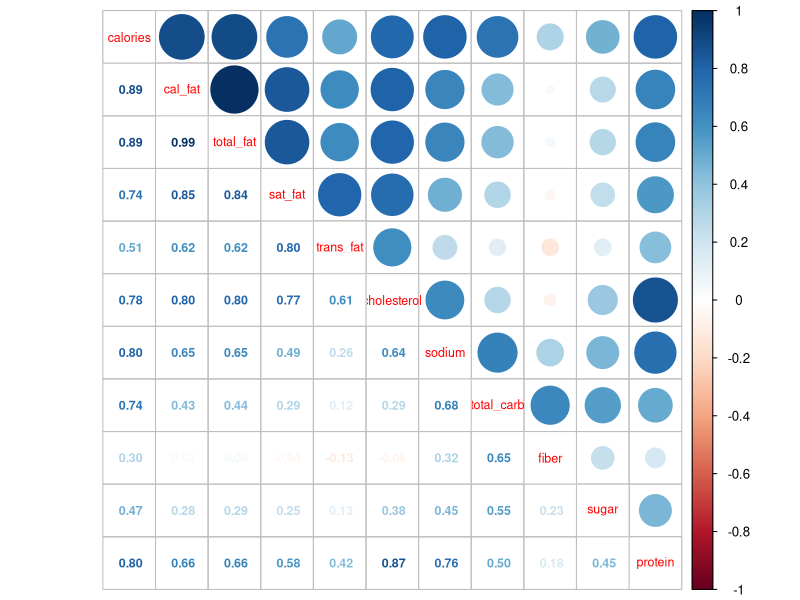
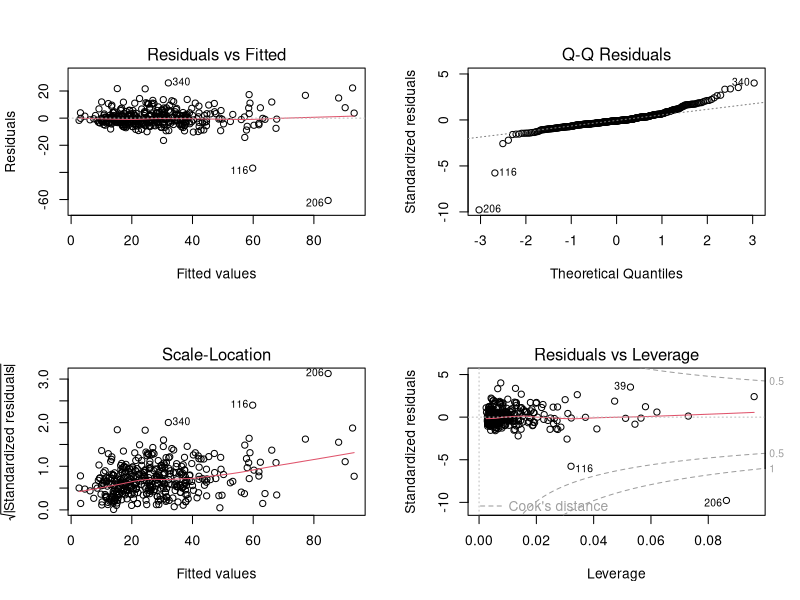

Reproduce these figures in R, in order.
#Učitavanje dataseta
data <- read.csv("fastfood.csv", stringsAsFactors = FALSE)
summary(data)
str(data)

#KREIRANJE PODSKUPA PODATAKA koji sadrži proizvode čije ukupne masti su <= 125
data.subset <- subset(data, data$total_fat <= 125)

#PROVERA NEDOSTAJUĆIH VREDNOSTI (NA,“-”, ” ”, ””)
apply(data.subset, MARGIN = 2, FUN = function(x) length(which(is.na(x))))
#Atributi cal_fat(1), fiber(12), protein(2) i calcium(209) imaju nedostajuće(NA) vrednosti.

apply(data.subset, MARGIN = 2, FUN = function(x) length(which(x == "-" | x == " " | x == "")))
#Atribut restaurant(3) ima nedostajuće vrednosti.

#ZAMENA NEDOSTAJUĆIH VREDNOSTI
column.with.na<-c(4,11,13,14)
apply(data.subset[,column.with.na],MARGIN = 2, FUN = function(x) shapiro.test(x))
#Svi atributi koji imaju NA vrednosti nemaju normalnu raspodelu. 
#S obzirom da atributi nemaju normalnu raspodelu (p-value<0.05), menjamo nedostajuće vrednosti medijanom.

cal_fat_median <- median(data.subset$cal_fat, TRUE)
data.subset$cal_fat[is.na(data.subset$cal_fat)] <- cal_fat_median

fiber_median <- median(data.subset$fiber, TRUE)
data.subset$fiber[is.na(data.subset$fiber)] <- fiber_median

protein_median <- median(data.subset$protein, TRUE)
data.subset$protein[is.na(data.subset$protein)] <- protein_median

#Atribut calcium ima dosta nedostajućih vrednosti, pa neće biti ni zamenjene.
#Atribut calcium se izbacuje iz dataseta, zbog prevelikog broja nedostajućih vrednosti.
data.subset$calcium <- NULL

#Zamena - i " " sa NA
data.subset$restaurant[data.subset$restaurant == "-" | data.subset$restaurant == " " | data.subset$restaurant == ""] <- NA
table(data.subset$restaurant)
#S obzirom da je restaurant character varijabla, gledamo koja vrednost je najzastupljenija među podacima.
#Za atribut restaurant najučestalija je vrednost "Taco Bell", pa sa njom manja NA vrednosti.
data.subset$restaurant[is.na(data.subset$restaurant)] <- "Taco Bell"


#IZBOR ATRIBUTA ZA MODEL LINEARNE REGRESIJE

#Model LR podržava samo numeričke atribute.
#Naziv restorana (atribut restaurant) i naziv proizvoda (atribut item) se neće koristiti za kreiranje modela, 
#   jer su one character varijable koje se ne mogu pretvoriti u numeričke. 
data.subset$restaurant <- NULL
data.subset$item <- NULL

#Značajnost ostalih atributa se ispituje pomoću korelacione matrice
cor.mat <- cor(data.subset) 
library(corrplot)
corrplot.mixed(cor.mat, tl.cex = 0.75, number.cex = 0.75)
#Na korelacionoj matrici se može primetiti da su za predviđaje atributa protein najznačajni(najveća korelisanost) atributi:
#   1)cholesterol - 0.87 (jedinično povećanje atributa cholesterol dovešće do povećanja atributa protein za 0.87)
#   2)calories - 0.8 (jedinično povećanje atributa calories dovešće do povećanja atributa protein za 0.8)
#   3)sodium - 0.76 (jedinično povećanje atributa sodium dovešće do povećanja atributa protein za 0.76)

#Zaključak: Za predviđanje atributa protein (prvi model LR) koristiće se atributi cholesterol,calories i sodium.


#KREIRANJE MODELA LR
#Podela dataseta na train i test
#Train set sadrzi 80% opservacija,a test ostalih 20%
library(caret)
set.seed(123) 
i <- createDataPartition(data.subset$protein, p = 0.8, list = FALSE)
train <- data.subset[i, ]
test <- data.subset[-i, ]

#Kreiranje modela LR
lm1 <- lm(protein ~ cholesterol + calories + sodium, data = train) 
summary(lm1)

comment("-Residuali predstavljaju razliku između stvarnih vrednosti zavisne varijable(protein) i 
            predviđenih vrednosti koje model generiše. Vrednost reziduala bi trebala da bude jednaka nuli.
            Medijana reziduala je -0.702. To znači da je polovina naših podataka imala rezidualne vrednosti 
            manje od -0.702, a druga polovina veće.
         -Intercept je 2.4256456, što znači da kada su svi ostali atributi 0, očekujemo da je prosečna
            vrednost atributa protein 2.4256456.
         -Koeficijenti za varijable cholesterol i sodium su statistički značajni jer su p-vrednosti daleko manje od 0.05,
            dok koeficijent za calories nije statistički značajan.
            Dakle cholesterol i sodium su relevantne za predikciju nivoa proteina u modelu.
         -Koeficijenti: Kada se ostale varijable drže konstantnim:
            Jedinično povećanje cholesterol za 1 dovešće do povećanja protein za 0.182 (ovo znači da postoji pozitivna linearna veza između nivoa holesterola i proteina, tj. što je veći nivo holesterola, veći je i nivo proteina).
            Jedinično povećanje calories za 1 dovešće do povećanja protein za 0.0034,
              međutim s obzirom da calories nije statistički značajan, ne možemo da kažemo da će značajano uticati na nivo proteina).
            Jedinično povećanje sodium za 1 dovešće do povećanja protein za 0.0083 (postoji pozitivna linearna veza između nivoa sodium-a i proteina).
         -Standardna greška reziduala je 6.492, što nam daje informaciju o prosečnoj udaljenosti između stvarnih vrednosti i predviđenih vrednosti.
         -Koeficijent determinacije (R-kvadrat):Model objašnjava oko 83.52% varijabiliteta protein varijable.
        -F-statistika: Nulta hipoteza F-statistike glasi da svi koeficijenti nezavisnih varijabli su nula, 
            što znači da nezavisne varijable ne utiču na zavisnu varijablu. 
            S obzirom da je p-vrednost manja od 0.05, može se zaključiti da model ima značajnu prediktivnu moć i da ga treba razmatrati.")

lm1.pred <- predict(lm1, test)
lm1.pred

# DIJAGNOSTIČKI GRAFIKONI
par(mfrow = c(2,2)) 
plot(lm1) 
par(mfrow = c(1,1)) 

comment("-Reziduals vs Fitted- prikazuje raspodelu reziduala (razlike između stvarnih i predviđenih vrednosti) u odnosu na predviđene vrednosti (da li je zadovoljenja pretpostavka lineranosti). 
            Residuali bi trebali da budu raspoređeni oko horizontalne linije (njihova vrednost treba da bude 0).                    
            Sa grafikona može da se zaključi da postoje manja odstupanja, tj. nelineranost u podacima, što bi moglo dovesti do neadekvatnosti modela.
         -Normal Q-Q- govori o normalnoj raspodeli reziduala. Tačke bi trebale da se prate duž dijagonale.
            S obzirom da tačke odstupaju od dijagonale na krajevima, ne možemo se u potpunosti osloniti na model.
         -Scale-Location- prikazuje da li varijabilitet(greške,odstupanja) reziduala variraju na ujednačen način. 
            Crvena linija treba da bude horizontalna. Na grafikonu varijansa reziduala nije konstantna, što može dovesti do neadekvatnosti modela.
         -Residuals vs. Leverage-prikazuje ekstremno visoke i/ili ekstremno niske vrednosti.
            Većina tačaka trebala bi biti unutar granica, a ekstremne vrednosti bi trebale biti retke (nije dobro ukoliko postoje).
            Na osnovu Kukova distance, možemo zaključiti da model sadrži outlayer.")


#MULTIKOLINERANOST
library(car)
vif(lm1)
sqrt(vif(lm1))
#S obzirom da je za atribut calories sqrt(vif) vrednost >2, može se zaključiti da postoji multikorelisanost, koja može dovesti do nepouzdanih procena.
#Novi model za predikciju proteina treba kreirati sa atributima cholesterol i sodium. 

lm2<-lm(protein ~ cholesterol+ sodium, data = train) 
sqrt(vif(lm2))
#Multikolienearnost ne postoji više.
summary(lm2)

